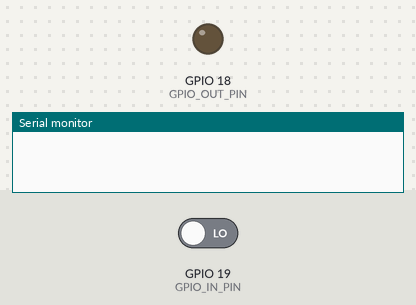
A sketch run on a simulated ESP32. Parts: output pins drawn as LEDs (lit = HIGH), the last lines printed to the serial monitor. The inputs (shaded band) are chosen by the test bench; at power-on: GPIO 19 (GPIO_IN_PIN) LOW.

Above: at 0.0 s.
At 2.2 s:
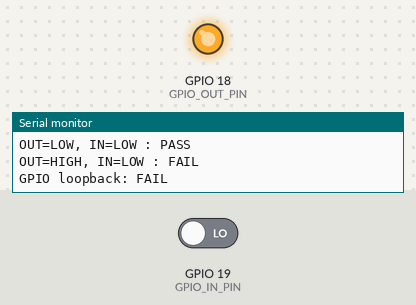
2.3 s: GPIO 19 (GPIO_IN_PIN) driven HIGH
Timing chart, 0 to 5.3 s (numbered marks = the images above; inputs shaded):
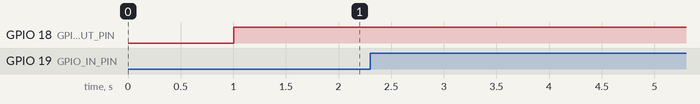

The sketch:

02_gpio_loopback.ino
```cpp
#include <Arduino.h>

// Ví dụ phù hợp với nhiều bo ESP32 thường.
// Sửa chân theo bo, rồi nối OUT -> điện trở 1 kΩ -> IN.
constexpr int GPIO_OUT_PIN = 18;
constexpr int GPIO_IN_PIN  = 19;

bool checkLevel(uint8_t outputLevel) {
  digitalWrite(GPIO_OUT_PIN, outputLevel);
  delayMicroseconds(20);
  int inputLevel = digitalRead(GPIO_IN_PIN);

  Serial.printf("OUT=%s, IN=%s : %s\n",
                outputLevel ? "HIGH" : "LOW",
                inputLevel ? "HIGH" : "LOW",
                inputLevel == outputLevel ? "PASS" : "FAIL");
  return inputLevel == outputLevel;
}

void setup() {
  Serial.begin(115200);
  delay(1000);

  pinMode(GPIO_OUT_PIN, OUTPUT);
  pinMode(GPIO_IN_PIN, INPUT_PULLDOWN);

  Serial.println("\n=== GPIO LOOPBACK TEST ===");
  Serial.printf("Noi GPIO %d qua dien tro 1 kOhm sang GPIO %d.\n",
                GPIO_OUT_PIN, GPIO_IN_PIN);
}

void loop() {
  bool lowOk  = checkLevel(LOW);
  bool highOk = checkLevel(HIGH);

  Serial.printf("GPIO loopback: %s\n\n", lowOk && highOk ? "PASS" : "FAIL");
  delay(1000);
}
```
